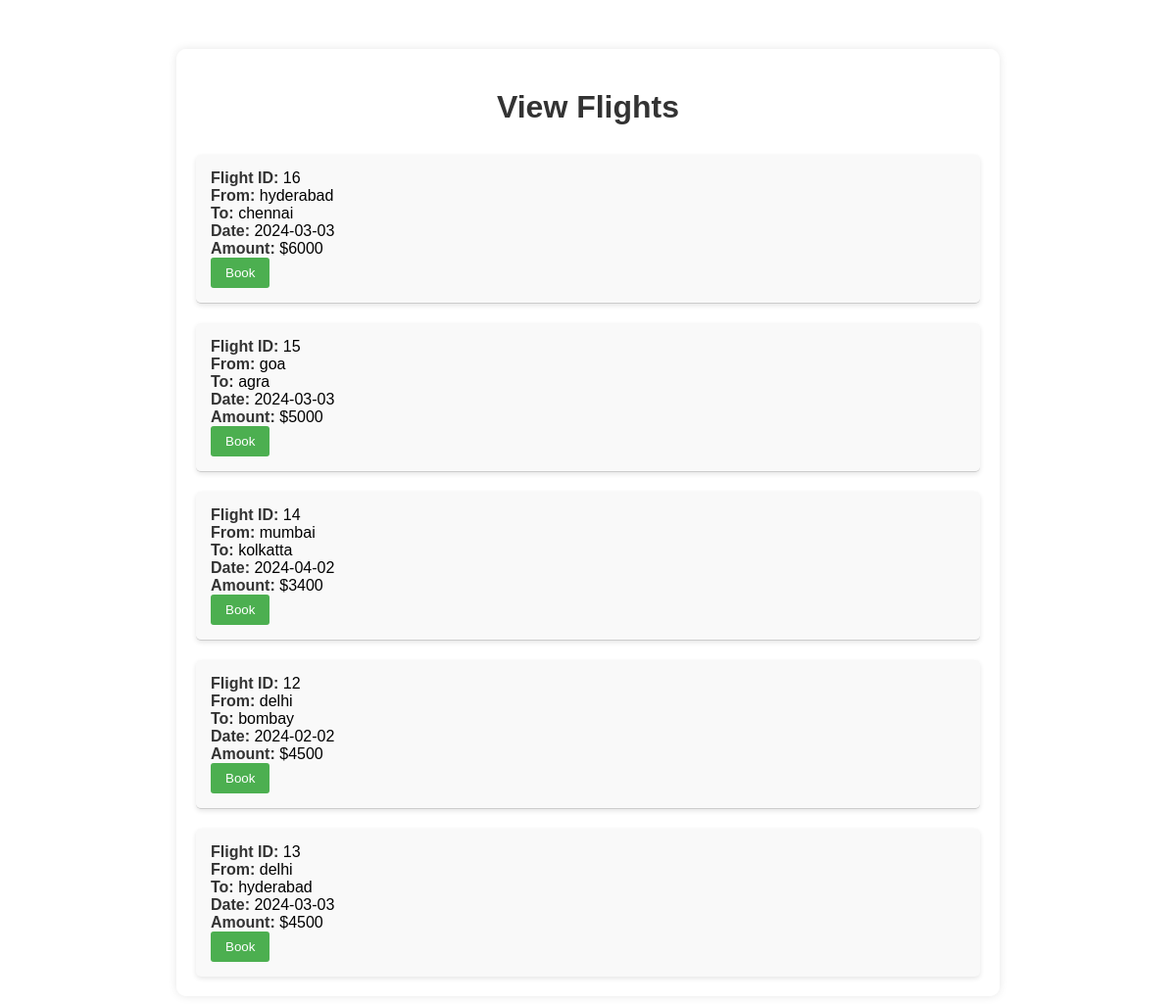
The app's page /availablef.php with its own data.
### tables this page shows
CREATE TABLE IF NOT EXISTS `flight` (
  `id` int NOT NULL AUTO_INCREMENT,
  `from_location` varchar(40) NOT NULL,
  `to_location` varchar(40) NOT NULL,
  `date` date NOT NULL,
  `amount` double NOT NULL,
  PRIMARY KEY (`id`)
);

### availablef.php (the view, shortened to what this page needs)
<!DOCTYPE html>
<html lang="en">
<head>
</head>
<body>
    <div class="container">
        <h1>View Flights</h1>
        <div id="flightList">
            <?php
            include('db_conn.php');
            $sql = "SELECT * FROM flight";
            $result = $conn->query($sql);
            if ($result->num_rows > 0) {
                while($row = $result->fetch_assoc()) {
                    echo '<div class="flight-item">';
                    echo "<strong>Flight ID:</strong> " . $row["id"]. "<br>";
                    echo "<strong>From:</strong> " . $row["from_location"]. "<br>";
                    echo "<strong>To:</strong> " . $row["to_location"]. "<br>";
                    echo "<strong>Date:</strong> " . $row["date"]. "<br>";
                    echo "<strong>Amount:</strong> $" . $row["amount"]. "<br>";
                    echo '<button class="book-button" onclick="bookFlight(' . $row["id"] . ')">Book</button>';
                    echo '</div>';
                }
            } else {
                echo "No flights available";
            }
            ?>
        </div>
    </div>
</body>
</html>

### availablef.php (style rules this page uses)
body { font-family: Arial, sans-serif; margin: 0; padding: 0; background-image: url('https://www.lemax.net/wp-content/uploads/2018/04/flight-booking-software-fb.jpg'); background-size: cover; background-repeat: no-repeat; }
.container { max-width: 800px; margin: 50px auto; padding: 20px; background-color: rgba(255, 255, 255, 0.9); border-radius: 10px; box-shadow: 0 0 10px rgba(0, 0, 0, 0.1); }
h1 { text-align: center; margin-bottom: 30px; color: #333; }
.flight-item { padding: 15px; border-bottom: 1px solid #ccc; margin-bottom: 20px; background-color: #f9f9f9; border-radius: 5px; box-shadow: 0 2px 5px rgba(0, 0, 0, 0.1); }
.flight-item:last-child { border-bottom: none; margin-bottom: 0; }
.book-button { background-color: #4CAF50; color: #fff; border: none; padding: 8px 15px; border-radius: 3px; cursor: pointer; text-decoration: none; transition: background-color 0.3s ease; }
strong { color: #333; }

### records on screen
flight: id "16", from_location "hyderabad", to_location "chennai", date "2024-03-03", amount "6000"
flight: id "15", from_location "goa", to_location "agra", date "2024-03-03", amount "5000"
flight: id "14", from_location "mumbai", to_location "kolkatta", date "2024-04-02", amount "3400"
flight: id "12", from_location "delhi", to_location "bombay", date "2024-02-02", amount "4500"
flight: id "13", from_location "delhi", to_location "hyderabad", date "2024-03-03", amount "4500"
